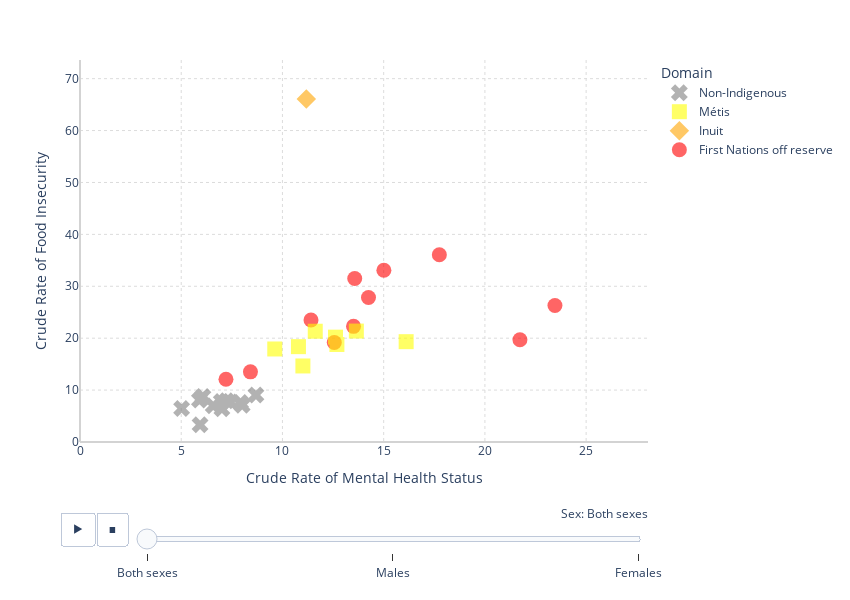

The code cell stored with this chart in its notebook:
### Code cell
fig = px.scatter(mergedata, 
                 x='CR_PERC', 
                 y ='CR_FI', 
                 hover_name='Geography',
                 color='Domain',
                 color_discrete_sequence=['red','orange','yellow','grey'],
                 symbol='Domain',
                 animation_frame='Sex',
                 width = 850,
                 height = 600,
                 range_x=[min_x, max_x],
                 range_y=[min_y, max_y],
                 labels = {'CR_PERC': 'Crude Rate of Mental Health Status', 'CR_FI': 'Crude Rate of Food Insecurity', 'DENOM_PERC':'Total Individuals Surveyed for Mental Health Status', 'DENOM_FI':'Total Individuals Surveyed for Food Insecurity'},
                 hover_data={'Domain':False, 'Sex': False, 'CR_PERC':':.2f', 'CR_FI':':.2f', 'DENOM_PERC':':.2f', 'DENOM_FI':':.2f'}
                 )

fig.update_traces(marker_size=15,opacity=0.6)
fig.update_layout(legend_traceorder="reversed")
sliders=[{"currentvalue": {"prefix": "Sex: ",'xanchor':'right'}}]
fig.update_layout(sliders=sliders)
fig.update_layout(
    plot_bgcolor='white',
)
fig.update_xaxes(griddash="dot",gridcolor='gainsboro', zerolinecolor='lightgrey')
fig.update_yaxes(griddash="dot",gridcolor='gainsboro', zerolinecolor='lightgrey')

fig.write_image('scatter.png') 
fig.write_html('scatter.html')
fig.show()

### Figure 1 — Plotly figure (JSON) as saved in the notebook; plotly's stock layout.template omitted (floating-point values rounded to 4 significant figures)
{"data": [{"customdata": [["First Nations off reserve", "Both sexes", 28109, 14354], ["First Nations off reserve", "Both sexes", 1300, 1323], ["First Nations off reserve", "Both sexes", 17845, 18006], ["First Nations off reserve", "Both sexes", 12854, 12674], ["First Nations off reserve", "Both sexes", 45291, 43926], ["First Nations off reserve", "Both sexes", 162212, 87554], ["First Nations off reserve", "Both sexes", 35248, 36071], ["First Nations off reserve", "Both sexes", 31116, 30993], ["First Nations off reserve", "Both sexes", 61794, 62325], ["First Nations off reserve", "Both sexes", 76283, 75900], ["First Nations off reserve", "Both sexes", 4910, 2538], ["First Nations off reserve", "Both sexes", 10522, 9970], ["First Nations off reserve", "Both sexes", 192, 161]], "hovertemplate": "<b>%{hovertext}</b><br><br>Crude Rate of Mental Health Status=%{x:.2f}<br>Crude Rate of Food Insecurity=%{y:.2f}<br>Total Individuals Surveyed for Mental Health Status=%{customdata[2]:.2f}<br>Total Individuals Surveyed for Food Insecurity=%{customdata[3]:.2f}<extra></extra>", "hovertext": ["Newfoundland and Labrador", "Prince Edward Island", "Nova Scotia", "New Brunswick", "Québec", "Ontario", "Manitoba", "Saskatchewan", "Alberta", "British Columbia", "Yukon", "Northwest Territories", "Nunavut"], "legendgroup": "First Nations off reserve", "marker": {"color": "red", "size": 15, "symbol": "circle"}, "mode": "markers", "name": "First Nations off reserve", "opacity": 0.6, "orientation": "v", "showlegend": true, "type": "scatter", "x": [8.42, NaN, 23.46, 21.73, 7.21, 12.56, 17.75, 13.57, 11.41, 14.25, 13.51, 15.01, NaN], "xaxis": "x", "y": [13.51, 29.77, 26.29, 19.7, 12.09, 19.17, 36.07, 31.49, 23.51, 27.84, 22.28, 33.09, NaN], "yaxis": "y"}, {"customdata": [["Inuit", "Both sexes", 4677, 2496], ["Inuit", "Both sexes", 69, 69], ["Inuit", "Both sexes", 528, 528], ["Inuit", "Both sexes", 707, 707], ["Inuit", "Both sexes", 2317, 2203], ["Inuit", "Both sexes", 3362, 2123], ["Inuit", "Both sexes", 415, 415], ["Inuit", "Both sexes", 188, 188], ["Inuit", "Both sexes", 2041, 2041], ["Inuit", "Both sexes", 1771, 1805], ["Inuit", "Both sexes", 260, 193], ["Inuit", "Both sexes", 2905, 2745], ["Inuit", "Both sexes", 19991, 19254]], "hovertemplate": "<b>%{hovertext}</b><br><br>Crude Rate of Mental Health Status=%{x:.2f}<br>Crude Rate of Food Insecurity=%{y:.2f}<br>Total Individuals Surveyed for Mental Health Status=%{customdata[2]:.2f}<br>Total Individuals Surveyed for Food Insecurity=%{customdata[3]:.2f}<extra></extra>", "hovertext": ["Newfoundland and Labrador", "Prince Edward Island", "Nova Scotia", "New Brunswick", "Québec", "Ontario", "Manitoba", "Saskatchewan", "Alberta", "British Columbia", "Yukon", "Northwest Territories", "Nunavut"], "legendgroup": "Inuit", "marker": {"color": "orange", "size": 15, "symbol": "diamond"}, "mode": "markers", "name": "Inuit", "opacity": 0.6, "orientation": "v", "showlegend": true, "type": "scatter", "x": [NaN, NaN, NaN, NaN, NaN, NaN, NaN, NaN, NaN, NaN, NaN, NaN, 11.18], "xaxis": "x", "y": [NaN, NaN, NaN, NaN, NaN, NaN, NaN, NaN, NaN, NaN, NaN, 33.84, 66.06], "yaxis": "y"}, {"customdata": [["Métis", "Both sexes", 5779, 3329], ["Métis", "Both sexes", 694, 694], ["Métis", "Both sexes", 18482, 18222], ["Métis", "Both sexes", 6771, 6689], ["Métis", "Both sexes", 60523, 61267], ["Métis", "Both sexes", 106452, 48765], ["Métis", "Both sexes", 62382, 61450], ["Métis", "Both sexes", 37537, 38397], ["Métis", "Both sexes", 85219, 84652], ["Métis", "Both sexes", 69655, 70863], ["Métis", "Both sexes", 1301, 640], ["Métis", "Both sexes", 2777, 2783], ["Métis", "Both sexes", 124, 124]], "hovertemplate": "<b>%{hovertext}</b><br><br>Crude Rate of Mental Health Status=%{x:.2f}<br>Crude Rate of Food Insecurity=%{y:.2f}<br>Total Individuals Surveyed for Mental Health Status=%{customdata[2]:.2f}<br>Total Individuals Surveyed for Food Insecurity=%{customdata[3]:.2f}<extra></extra>", "hovertext": ["Newfoundland and Labrador", "Prince Edward Island", "Nova Scotia", "New Brunswick", "Québec", "Ontario", "Manitoba", "Saskatchewan", "Alberta", "British Columbia", "Yukon", "Northwest Territories", "Nunavut"], "legendgroup": "Métis", "marker": {"color": "yellow", "size": 15, "symbol": "square"}, "mode": "markers", "name": "Métis", "opacity": 0.6, "orientation": "v", "showlegend": true, "type": "scatter", "x": [NaN, NaN, 12.69, 13.65, 11.01, 16.11, 9.62, 11.62, 10.79, 12.62, NaN, NaN, NaN], "xaxis": "x", "y": [NaN, NaN, 18.79, 21.37, 14.65, 19.33, 17.92, 21.34, 18.37, 20.2, NaN, 8.07, NaN], "yaxis": "y"}, {"customdata": [["Non-Indigenous", "Both sexes", 368854, 192226], ["Non-Indigenous", "Both sexes", 111774, 112416], ["Non-Indigenous", "Both sexes", 692959, 701198], ["Non-Indigenous", "Both sexes", 549802, 559970], ["Non-Indigenous", "Both sexes", 6233473, 6272512], ["Non-Indigenous", "Both sexes", 10072889, 5365258], ["Non-Indigenous", "Both sexes", 829696, 837669], ["Non-Indigenous", "Both sexes", 747645, 750426], ["Non-Indigenous", "Both sexes", 3014668, 3033621], ["Non-Indigenous", "Both sexes", 3462734, 3528340], ["Non-Indigenous", "Both sexes", 22683, 11584], ["Non-Indigenous", "Both sexes", 15466, 15340], ["Non-Indigenous", "Both sexes", 3337, 3272]], "hovertemplate": "<b>%{hovertext}</b><br><br>Crude Rate of Mental Health Status=%{x:.2f}<br>Crude Rate of Food Insecurity=%{y:.2f}<br>Total Individuals Surveyed for Mental Health Status=%{customdata[2]:.2f}<br>Total Individuals Surveyed for Food Insecurity=%{customdata[3]:.2f}<extra></extra>", "hovertext": ["Newfoundland and Labrador", "Prince Edward Island", "Nova Scotia", "New Brunswick", "Québec", "Ontario", "Manitoba", "Saskatchewan", "Alberta", "British Columbia", "Yukon", "Northwest Territories", "Nunavut"], "legendgroup": "Non-Indigenous", "marker": {"color": "grey", "size": 15, "symbol": "x"}, "mode": "markers", "name": "Non-Indigenous", "opacity": 0.6, "orientation": "v", "showlegend": true, "type": "scatter", "x": [5.9, 6.07, 8.69, 7.43, 5.02, 7.24, 6.58, 7.01, 6.98, 8.01, 7.93, 5.93, 6.92], "xaxis": "x", "y": [8.1, 8.77, 9.04, 7.73, 6.46, 7.96, 6.98, 6.41, 7.81, 7.09, 7.62, 3.31, NaN], "yaxis": "y"}], "layout": {"height": 600, "legend": {"title": {"text": "Domain"}, "tracegroupgap": 0, "traceorder": "reversed"}, "margin": {"t": 60}, "plot_bgcolor": "white", "sliders": [{"active": 0, "currentvalue": {"prefix": "Sex: ", "xanchor": "right"}, "len": 0.9, "pad": {"b": 10, "t": 60}, "steps": [{"args": [["Both sexes"], {"frame": {"duration": 0, "redraw": false}, "fromcurrent": true, "mode": "immediate", "transition": {"duration": 0, "easing": "linear"}}], "label": "Both sexes", "method": "animate"}, {"args": [["Males"], {"frame": {"duration": 0, "redraw": false}, "fromcurrent": true, "mode": "immediate", "transition": {"duration": 0, "easing": "linear"}}], "label": "Males", "method": "animate"}, {"args": [["Females"], {"frame": {"duration": 0, "redraw": false}, "fromcurrent": true, "mode": "immediate", "transition": {"duration": 0, "easing": "linear"}}], "label": "Females", "method": "animate"}], "x": 0.1, "xanchor": "left", "y": 0, "yanchor": "top"}], "updatemenus": [{"buttons": [{"args": [null, {"frame": {"duration": 500, "redraw": false}, "fromcurrent": true, "mode": "immediate", "transition": {"duration": 500, "easing": "linear"}}], "label": "&#9654;", "method": "animate"}, {"args": [[null], {"frame": {"duration": 0, "redraw": false}, "fromcurrent": true, "mode": "immediate", "transition": {"duration": 0, "easing": "linear"}}], "label": "&#9724;", "method": "animate"}], "direction": "left", "pad": {"r": 10, "t": 70}, "showactive": false, "type": "buttons", "x": 0.1, "xanchor": "right", "y": 0, "yanchor": "top"}], "width": 850, "xaxis": {"anchor": "y", "domain": [0, 1], "gridcolor": "gainsboro", "griddash": "dot", "range": [0, 28.06], "title": {"text": "Crude Rate of Mental Health Status"}, "zerolinecolor": "lightgrey"}, "yaxis": {"anchor": "x", "domain": [0, 1], "gridcolor": "gainsboro", "griddash": "dot", "range": [0, 73.59], "title": {"text": "Crude Rate of Food Insecurity"}, "zerolinecolor": "lightgrey"}}}
